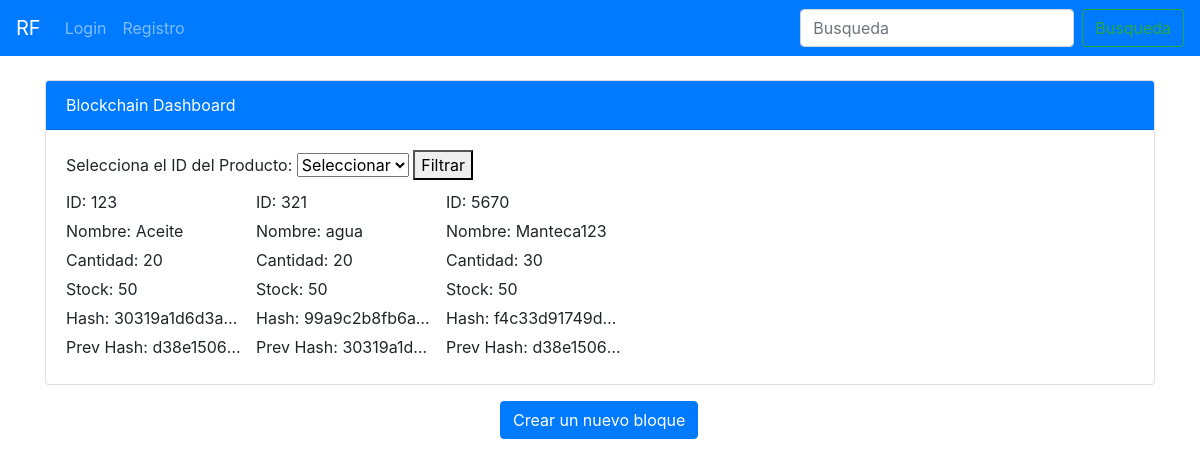
Page /blockchain/dashboard/ on the earlier database version.
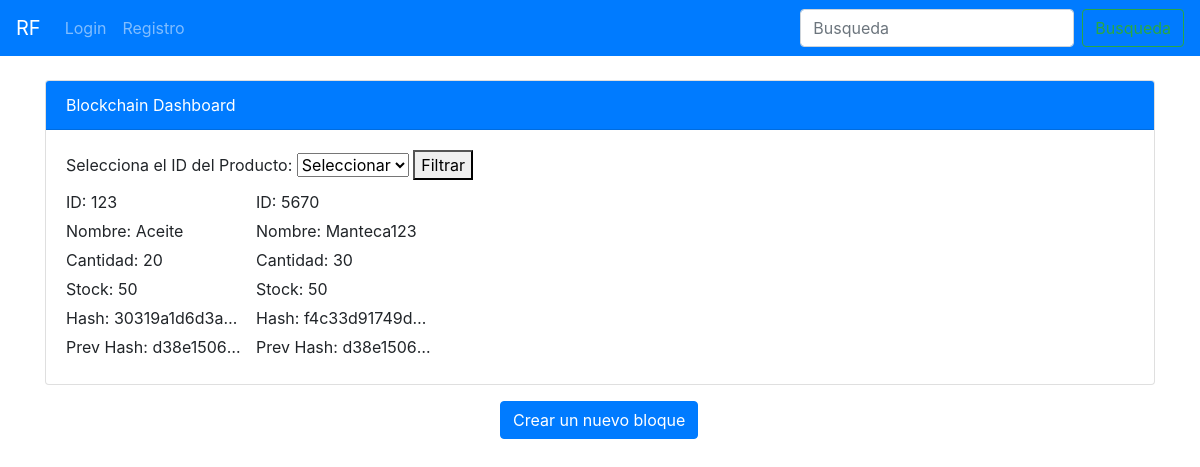
Same page on the later database version.
### blockchain/models.py (models this page shows)
class Block(models.Model):
    producto_id = models.CharField(max_length=100)
    nombre = models.CharField(max_length=100)
    cantidad = models.IntegerField()
    stock = models.IntegerField()
    hash = models.CharField(max_length=64)
    prev_hash = models.CharField(max_length=64)
    timestamp = models.DateTimeField(auto_now_add=True)
    def __str__(self):
        return f'Bloque {self.id} - {self.nombre}'

### blockchain/views.py (the view)
# urls.py: path('dashboard/', views.blockchain_dashboard, name='blockchain_dashboard'),  # Ruta para el dashboard
def blockchain_dashboard(request):
    all_ids = Block.objects.values_list('producto_id', flat=True).distinct()
    print(f"All IDs: {all_ids}")  # Agrega esta línea para depurar
    producto_id = request.GET.get('producto_id')
    if producto_id:
        blocks = Block.objects.filter(producto_id=producto_id)
    else:
        blocks = Block.objects.all()
    print(f"Blocks: {blocks}")  # Agrega esta línea para depurar
    context = {
        'all_ids': all_ids,
        'blocks': blocks,
    }
    return render(request, 'blockchain/dashboard.html', context)

### templates/blockchain/dashboard.html (shortened to what this page needs)
<!DOCTYPE html>
<html lang="es">
<head>
</head>
<body>
    {% block content %}
    {% include 'partials/nav.html'%}
    <div class="container mt-4">
        <div class="card">
            <div class="card-header bg-primary text-white">Blockchain Dashboard</div>
            <div class="card-body">
            <form method="get" action="{% url 'blockchain_dashboard' %}">
                <label for="producto_id">Selecciona el ID del Producto:</label>
                <select id="producto_id" name="producto_id">
                    <option value=""> Seleccionar </option>
                </select>
                <button type="submit">Filtrar</button>
            </form>
            <div class="block-container">
                {% for block in blocks %}
                <div class="block">
                    <p>ID: {{ block.producto_id }}</p>
                    <p>Nombre: {{ block.nombre }}</p>
                    <p>Cantidad: {{ block.cantidad }}</p>
                    <p>Stock: {{ block.stock }}</p>
                    <p>Hash: {{ block.hash }}</p>
                    <p>Prev Hash: {{ block.prev_hash }}</p>
                </div>
                {% endfor %}
            </div>
        </div>
    </div>
<div class="container mt-3">
<div class="mx-auto " style="width: 200px;">
<a href="{% url 'block-index' %}" class="btn btn-primary">
    Crear un nuevo bloque</a></div>
</div>
{% endblock%}
</body>
</html>

Differences in the rows shown:
removed Block: producto_id "321", nombre "agua", cantidad "20", stock "50", hash "99a9c2b8fb6a…", prev_hash "30319a1d…"
